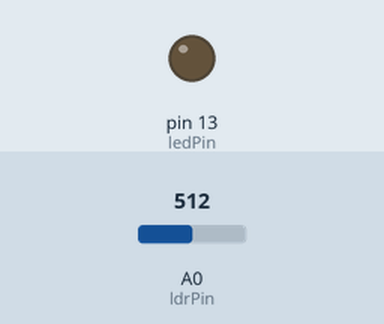
Simulated run of this sketch. Board: Arduino Uno, built with avr-gcc and run on an emulated ATmega328P. On the bench: output pins drawn as LEDs (lit = HIGH). Inputs (shaded band) come from the test bench; at power-on: A0 (ldrPin) = 512.

Above: at 1.3 s.
1.4 s: A0 (ldrPin) set to 486
At 2.0 s:
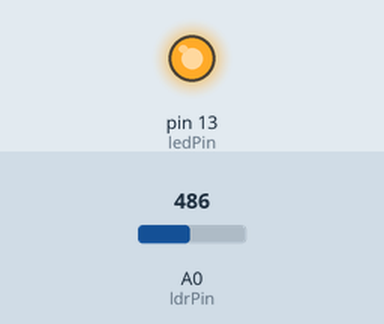
3.0 s: A0 (ldrPin) set to 510
At 4.2 s:
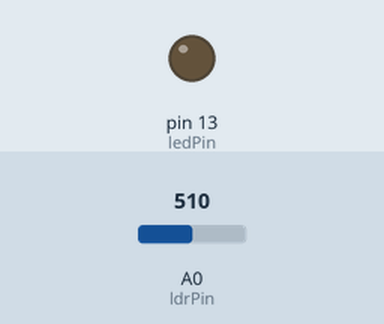
4.5 s: A0 (ldrPin) set to 490
At 5.6 s:
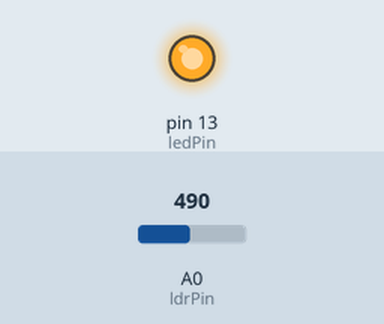
Timing chart, 0 to 7.5 s (numbered marks = the images above; inputs shaded):
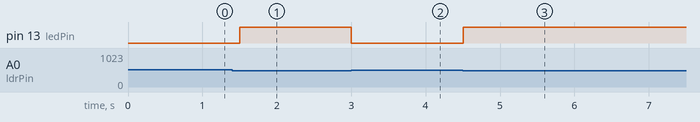

Measured:
- the behaviour switches between 500 and 499 on A0 (ldrPin) (found by bisection; images 0 and 1)
- after the input at 1.4 s, pin 13 (ledPin): LOW → HIGH after 0.10 s
- after the input at 3.0 s, pin 13 (ledPin): HIGH → LOW at once
- after the input at 4.5 s, pin 13 (ledPin): LOW → HIGH at once

The sketch:

analog_sensor_ldr_light_sensor1.ino
```cpp
// C++ code
//

const int ldrPin = A0;
const int ledPin = 13;
int lightThreshold = 500;


void setup()
{
 pinMode(ledPin, OUTPUT);
}

void loop()
{
    int ldrValue = analogRead(ldrPin);
 Serial.print("LDR Value: ");
  Serial.println(ldrValue);

  // التحقق من أن القيمة أقل من العتبة (أي أن المكان مظلم)
  if (ldrValue < lightThreshold) {
    // إذا كان مظلمًا، قم بتشغيل الـ LED
    digitalWrite(ledPin, HIGH);
  } else {
    // إذا كان مضاءً، قم بإيقاف الـ LED
    digitalWrite(ledPin, LOW);
  }

  delay(500);
}
```
